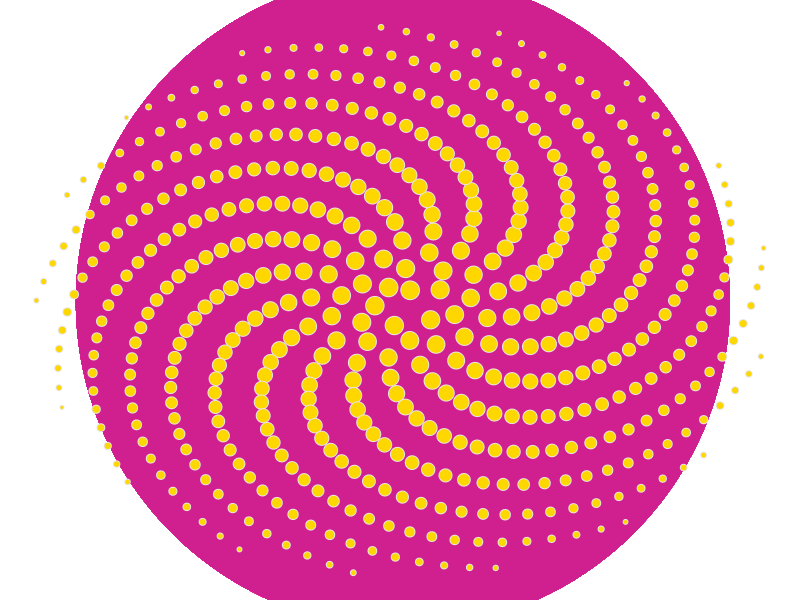
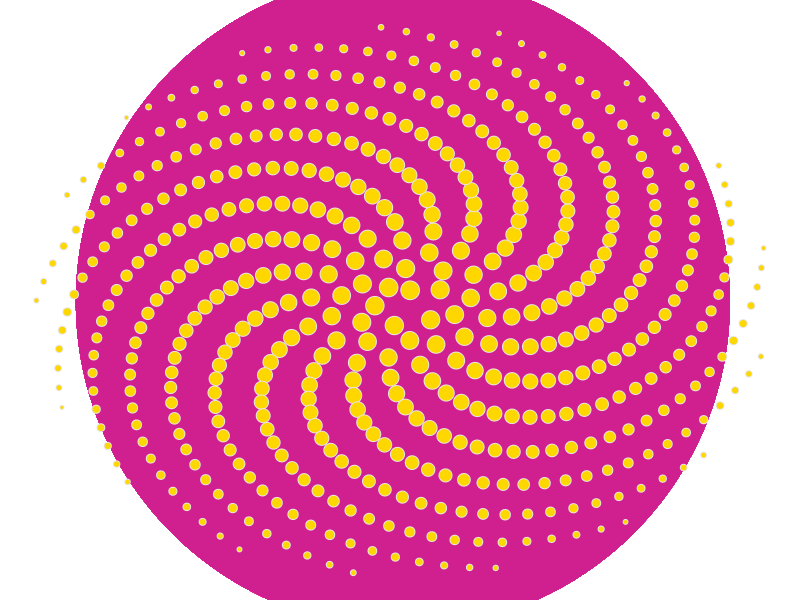

Write the R code that produced these figures, in order.
library(ggplot2)
library(here)

a=pi*(5-sqrt(7))
n=500
ggplot(data.frame(r=sqrt(1:n),t=(1:n)*a),
       aes(x=r*cos(t),y=r*sin(t)))+
  geom_point(aes(x=0,y=0),
             size=220,
             colour="violetred")+
  geom_point(aes(size=(n-r)),
             shape=21,fill="gold",
             colour="gray90")+
  theme_void()+theme(legend.position="none")
  
ggsave(here("sunflowers", "sunflower.png"))